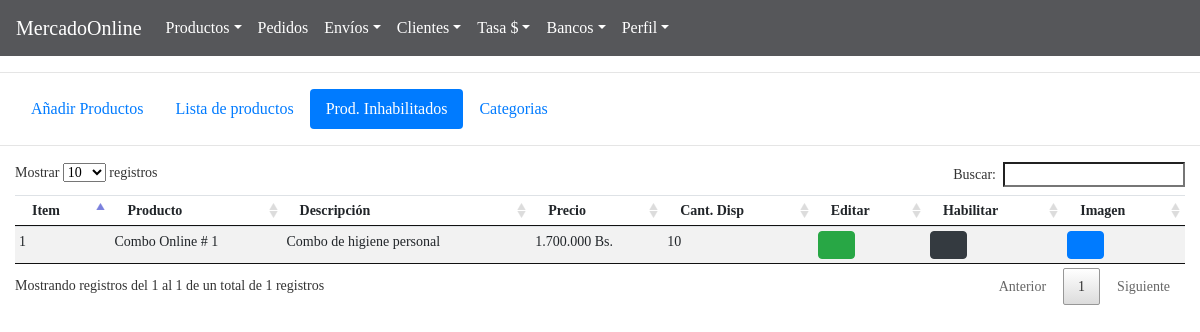
The app's page /BackAdmin/index.php?action=productInh (signed in), older data.
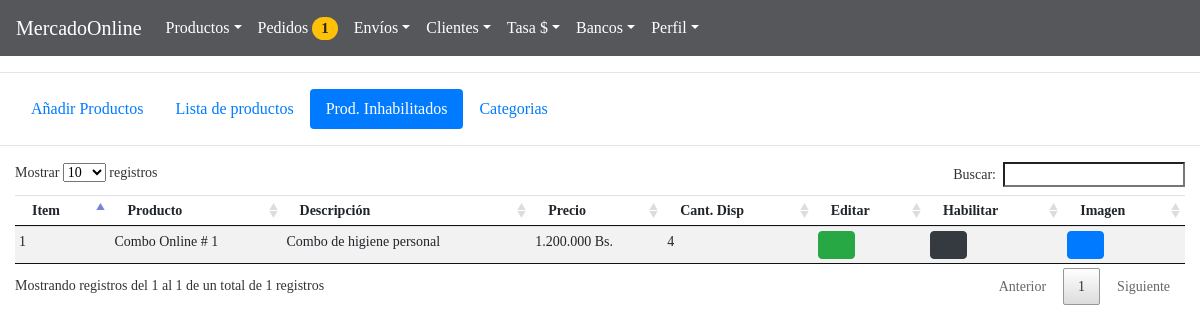
The same page, newer data.
### tables this page shows
CREATE TABLE `productos` (
  `id` int(11) NOT NULL,
  `title` text NOT NULL,
  `description` text NOT NULL,
  `price` decimal(11,2) NOT NULL,
  `cant` int(11) NOT NULL,
  `route` text NOT NULL,
  `enable` int(11) NOT NULL,
  `idcategory` int(11) NOT NULL
);

### BackAdmin/models/connection.php (called while the page is built)
<?php
class connection{
	 public static function connect(){
	 	$link = new PDO("mysql:host=localhost;dbname=mercadoonline","root","");
	 	return $link;
	 }
}

### BackAdmin/models/productModel.php (called while the page is built, shortened)
<?php
require_once "connection.php";
 class productsModel{
 		      public static function viewsDisableProductsModel($table){
 			 	$stmt = connection::connect()->prepare("SELECT id,title, description, price, cant, route,enable FROM $table WHERE enable = 1");
		 		$stmt -> execute();
		 		return $stmt->fetchAll();
 		      }
 }

### BackAdmin/controllers/controllerPage.php (called while the page is built)
<?php
class page{
 public static function template(){
 			include "views/template.php";
 		}
 public static function pageConnectController(){
if (isset( $_GET["action"])) {
	 	$controllerPage = $_GET["action"];
}
else{
	$controllerPage ="index";
}
 	$answer = pageModel::pageConnectModel($controllerPage);
 	include $answer;
 }
}

### BackAdmin/models/purchaseOrderModel.php (called while the page is built, shortened)
<?php
require_once "connection.php";
class purchaseOrderModel{
 					public static function viewCountOrdersModel($table){
 					$stmt = connection::connect()->prepare("SELECT COUNT(*) as id FROM $table WHERE status = 0");
		 			$stmt -> execute();
		 			return $stmt->fetch();
 					}
}

### BackAdmin/controllers/productController.php (the view, shortened to what this page needs)
<?php
class productsController{
		   public static function viewProductsDisable(){
		   	$answer = productsModel::viewsDisableProductsModel("productos");
	 		foreach ($answer as $row =>$item) {
	 				$row = $row + 1;
	 echo '<tr>
	 			<td>'.$row.'</td>
				<td>'.$item["title"].'</td>
				<td>'.$item["description"].'</td>
				<td>'.number_format($item["price"], 0, ",", ".").' Bs.</td>
				<td>'.$item["cant"].'</td>
				<td><a href="#edit'.$row.'"  data-toggle="modal">
				<button class="btn btn-success fa fa-pencil"></button></a>
				<div class="modal fade" id="edit'.$row.'" tabindex="-1" role="dialog" aria-labelledby="myModalLabel" ariahidden="true">
				<input type="text" class="form-control" value="'.$row.'" readonly>
				<input type="text" class="form-control" value="'.$item["id"].'" name="updateProductId" readonly>
				<input type="text" class="form-control" value="'.$item["title"].'" name="updateProductTitle">
				<input type="text" class="form-control" value="'.$item["description"].'" name="updateProductDescription">
				<input type="text" class="form-control" value="'.$item["price"].'" name="updateProductPrice">
				<input type="number" class="form-control" value="'.$item["cant"].'" name="updateProductCant">
				<input  style= "display:none"  type= "text" class="form-control" value="'.$item["route"].'" readonly name="productRoute">
				<input style= "display:none" type="text" class="form-control" value="'.$item["enable"].'" readonly name="productEnable">
				</td>
 				<form method="post" enctype="multipart/form-data">
				<td><a href="#enable'.$row.'"  data-toggle="modal">
				<button class="btn btn-dark fa fa-eye"></button></a>
				<div class="modal fade" id="enable'.$row.'" tabindex="-1" role="dialog" aria-labelledby="myModalLabel" ariahidden="true">
				<input type="text" class="form-control" value="'.$item["id"].'" name="disableProductId" style="display:none">
				</td>
				</Form>
				<td><a href="#image'.$row.'"  data-toggle="modal">
				<button class="btn btn-primary fa fa-image"></button></a>
				<div class="modal fade" id="image'.$row.'" tabindex="-1" role="dialog" aria-labelledby="myModalLabel" ariahidden="true">
				<img class="img-size"  style="width:250px"  src="views/img/'.substr($item["route"],10).'">
				</td>
				</tr>
				';
					   }
		   }
}
?>

### BackAdmin/controllers/purchaseOrderController.php (shortened to what this page needs)
<?php
class purchaseOrderController {
	 		 	     public static function viewCountOrdersController(){
	 		 	      $answer = purchaseOrderModel::viewCountOrdersModel("pedido");
					if ($answer["id"]==0) {
					echo'  <span class="badge badge-danger badge-pill" style="font-family: Pavanam-Regular; font-size: 15px; display: none" >'.$answer["id"].'</span>';
					}else{
					echo'  <span class="badge badge-warning 14 badge-pill" style="font-family: Pavanam-Regular; font-size: 15px; " >'.$answer["id"].'</span>';
										}
	 		 	     }
}

Row changes from the older to the newer data that the page shows:
changed productos "Combo Online # 1": price "1.700.000" → "1.200.000"; cant "10" → "4"
Text that changed along with them:
$answer["id"]: (not shown) → "1"
